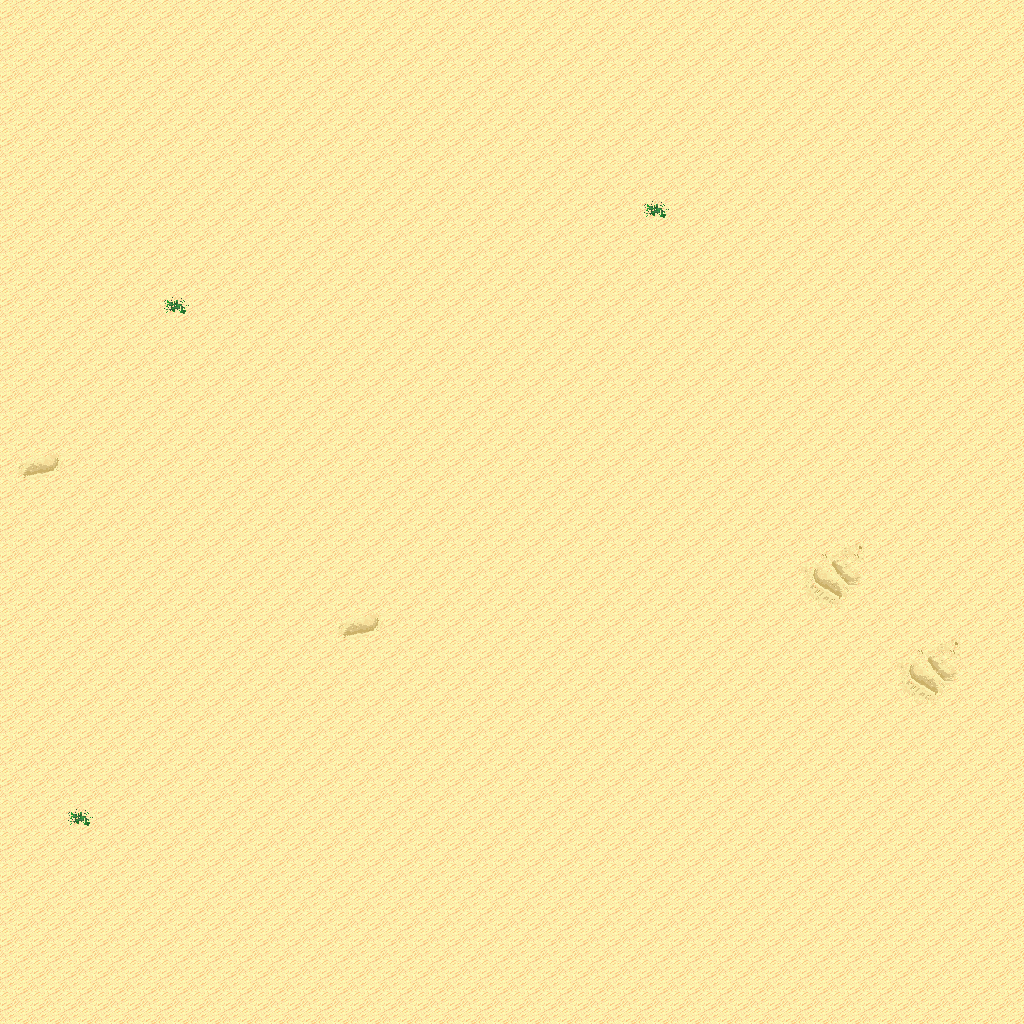

This game map was drawn from its Tiled (.tmx) file and the tilesets committed beside it. A one-line description and the trimmed map source follow:
An orthogonal 32x32 tile map with 32x32 px tiles, 5 tile layers (Ground, Objects, Objects2, Above, ...), 1 hidden layer not drawn, 6 tilesets.

<map version="1.10" tiledversion="1.11.0" orientation="orthogonal" renderorder="right-down" width="32" height="32" tilewidth="32" tileheight="32" infinite="0" nextlayerid="11" nextobjectid="1">
 <tileset firstgid="1" name="logic_collision" tilewidth="32" tileheight="32" tilecount="1" columns="1">
  <image source="../drawable/logic_collision.png" width="32" height="32" />
 </tileset>
 <tileset firstgid="2" name="terrain_desert" tilewidth="32" tileheight="32" tilecount="88" columns="8">
  <image source="../drawable/terrain_desert.png" width="256" height="352" />
 </tileset>
 <tileset firstgid="90" name="ground_sand_2" tilewidth="32" tileheight="32" tilecount="15" columns="5">
  <image source="../drawable/ground_sand_2.png" width="160" height="96" />
 </tileset>
 <tileset firstgid="105" name="plant_cactus_2" tilewidth="32" tileheight="32" tilecount="10" columns="5">
  <image source="../drawable/plant_cactus_2.png" width="160" height="64" />
 </tileset>
 <tileset firstgid="115" name="plant_cactus" tilewidth="32" tileheight="32" tilecount="2" columns="1">
  <image source="../drawable/plant_cactus.png" width="32" height="64" />
 </tileset>
 <tileset firstgid="117" name="plant_round_cactuses" tilewidth="32" tileheight="32" tilecount="20" columns="10">
  <image source="../drawable/plant_round_cactuses.png" width="320" height="64" />
 </tileset>
 <layer id="1" name="Ground" width="32" height="32">
  <data>[1024 cells, 1024 non-empty, 8 distinct tile ids]</data>
 </layer>
 <layer id="2" name="Objects" width="32" height="32">
  <data>[1024 cells, 0 non-empty, 0 distinct tile ids]</data>
 </layer>
 <layer id="3" name="Objects2" width="32" height="32">
  <data>[1024 cells, 0 non-empty, 0 distinct tile ids]</data>
 </layer>
 <layer id="4" name="Above" width="32" height="32">
  <data>[1024 cells, 0 non-empty, 0 distinct tile ids]</data>
 </layer>
 <layer id="5" name="Above2" width="32" height="32">
  <data>[1024 cells, 0 non-empty, 0 distinct tile ids]</data>
 </layer>
 <layer id="6" name="Walkable" width="32" height="32" visible="0">
  <data>[1024 cells, 0 non-empty, 0 distinct tile ids]</data>
 </layer>
 <objectgroup id="7" name="Mapevents" />
 <objectgroup id="8" name="Spawn" />
 <objectgroup id="9" name="Keys" />
 <objectgroup id="10" name="Replace" />
</map>
